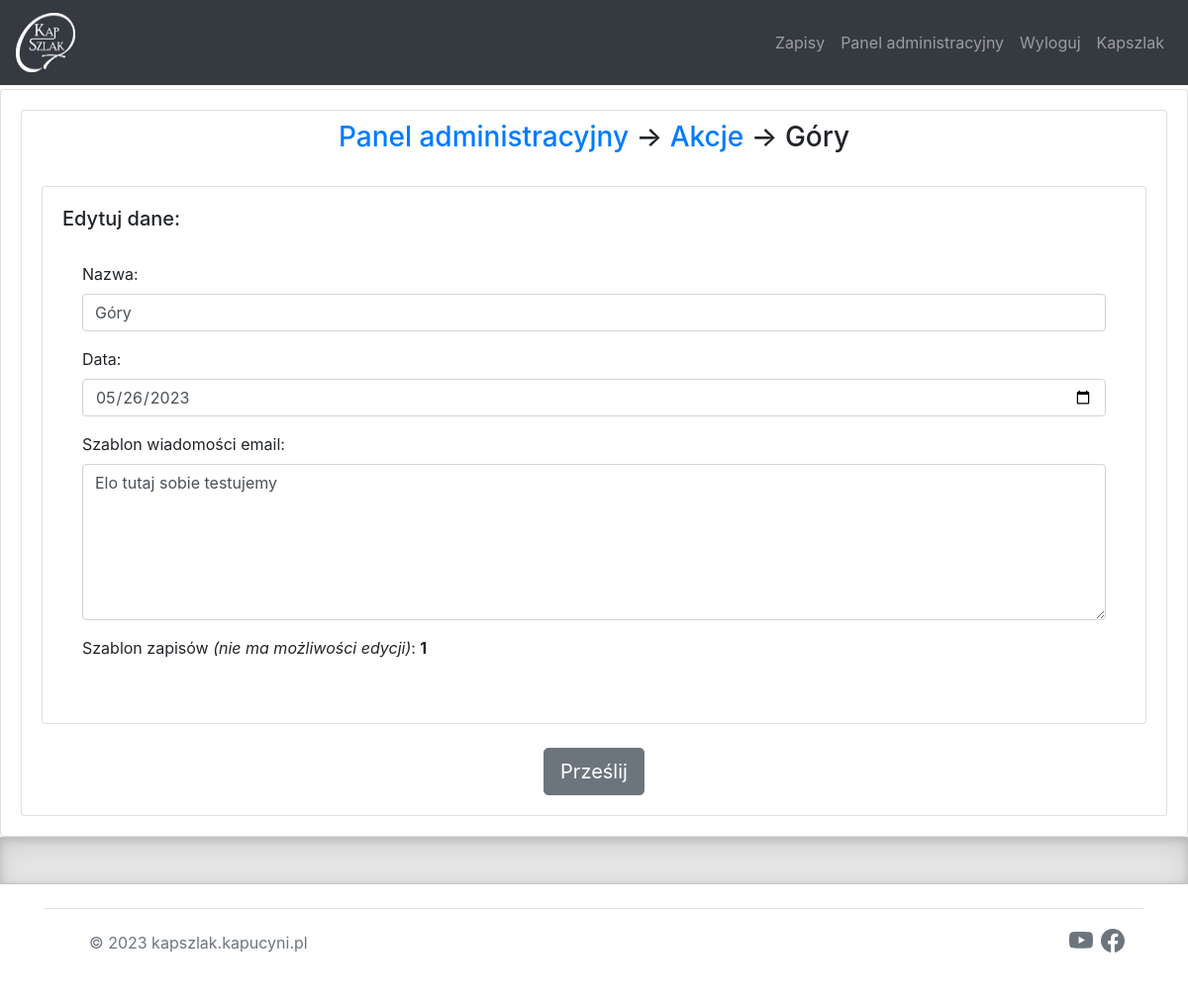
The page /dashboard/editevent?event_id=1 (signed in) on the database its author committed.
### website/models.py (models this page shows)
class Events(db.Model):
    id = db.Column(db.Integer, primary_key=True)
    year_id = db.Column(db.Integer, db.ForeignKey('year.id'))
    signup = db.relationship('Signup', backref='events')
    name = db.Column(db.String(300))
    date  = db.Column(db.Date)
    temp_id = db.Column(db.Integer)
    is_active = db.Column(db.Boolean, default=True, nullable=False)
    mail_temp = db.Column(db.String(1000))

### website/views.py (the view)
@views.route('/dashboard/editevent', methods=['GET', 'POST'])
@login_required
def edit_event():
    event_id = request.args.get('event_id', None)
    backup = request.args.get('backup', None)
    event = Events.query.get(int(event_id))
    if event:
        if request.method == 'POST':
            check = db_update_event(event)
            if check:
                return redirect(url_for('views.edit_year'))
            else:
                return redirect(f'/dashboard/editevent?event_id={event_id}')
        return render_template('editevent.html', event=event, user=current_user)
    else:
        flash('Operacja nie jest dostepna', category='error')
        return redirect(url_for('views.dashboard'))

### website/templates/editevent.html (shortened to what this page needs)
{% extends "base.html" %}
{% block content %}
<div class="card">
	<div class="card-body">
		<div class="card">
			   <h3 class="card-title" align="center"><a href ='/dashboard'>Panel administracyjny</a> -> <a href='/dashboard/events'>Akcje</a> -> {{ event.name }}</h3>
		  	<div class="card-body">
			    <form method="POST">
				  <div class="card">
				    <div class="card-body">
				      <h5 class="card-title">Edytuj dane:</h5>
		  		<div class="card-body">
				<div class="form-group">
					<label for="name">Nazwa:</label>
					 	<input
					      type="text"
					      class="form-control"
					      id="name"
					      name="name"
					      value = {{ event.name }}
							/>
					</div>
				<div class="form-group">
					<label for="date">Data:</label>
					 	<input
					      type="date"
					      class="form-control"
					      id="date"
					      name="date"
					      value = {{ event.date }}
					    />
					</div>
					<div class="form-group">
					<label for="mail_temp">Szablon wiadomości email:</label>
					 	<textarea
					      class="form-control"
					      id="mail_temp"
					      name="mail_temp"
					      rows="6"
					      cols="40"
					    >{{ event.mail_temp }}</textarea>
					</div>
					<div class="form-group">
						<label for="temp_id">Szablon zapisów <i>(nie ma możliwości edycji)</i>: <b>{{ event.temp_id }}</b></label>
					</div>
				</div>
					</div>
				</div>
				<br>
				<div class="col-md-12 text-center">
					 <a href="#"><button type="submit" class="btn btn-secondary btn-lg">Prześlij</button></a>
				</div>
			</form>
			</div>
		</div>
	</div>
</div>
{% endblock %}

### website/static/css/style.css (style rules this page uses)
h3 { margin-top: 10px; }

### rows shown on the page
Events: name "Góry", date "05/26/2023", mail_temp "Elo tutaj sobie testujemy", temp_id "1"
